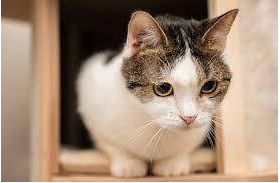
#> input picture opencv-operation/HighGUI/cat.jpg, 280 x 183 px
$ python imgResize.py
#> lines starting #> are read from the running program, lines starting #| are printed output that depends on the picture
import cv2
import numpy as np

"""
感觉线性插值更好
"""

def resize_func1(img):
    resized = cv2.resize(img, new_dimention,interpolation=cv2.INTER_LINEAR)
    return resized

def resize_func2(img):
    """指定缩放因子方式"""
    # resized2 = cv2.resize(img,None,fx=2,fy=2,interpolation=cv2.INTER_NEAREST)
    resized2 = cv2.resize(img, None, fx=2, fy=2, interpolation=cv2.INTER_LINEAR)
    return resized2

def resize_func3(img):
    dst = np.zeros((100,100,3),dtype='uint8')
    cv2.resize(img,dst=dst,dsize=(dst.shape[1],dst.shape[0]),fx=1.5,fy=2,interpolation=cv2.INTER_AREA)

    return dst


if __name__ == '__main__':
    img = cv2.imread('cat.jpg')
#> img is the input picture: shape (183, 280, 3); mean B, G, R 120.1, 139.9, 164.8
    height, width, channel = img.shape
#> height = 183; width = 280; channel = 3

    # 声明新的维度
    new_dimention = (400,400)
    resized1 = resize_func1(img)
#> in resize_func1, `resized = cv2.resize(img, new_dimention,interpolation=cv2.INTER_LINEAR)`:
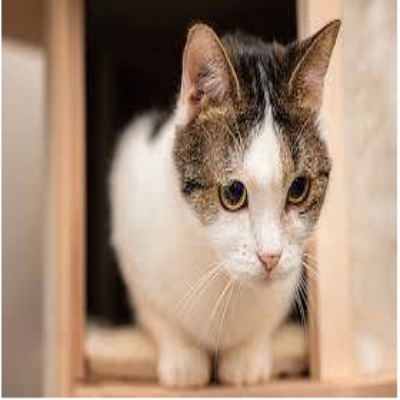
#> resized: shape (400, 400, 3); mean B, G, R 120, 139.8, 164.7
    resized2 = resize_func2(img)
#> in resize_func2, `resized2 = cv2.resize(img, None, fx=2, fy=2, interpolation=cv2.INTER_L..`:
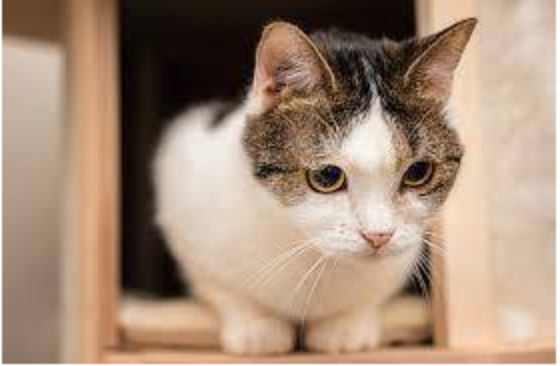
#> resized2: shape (366, 560, 3); mean B, G, R 120, 139.9, 164.8
    resized3 = resize_func3(img)
#> in resize_func3, `cv2.resize(img,dst=dst,dsize=(dst.shape[1],dst.shape[0]),fx=1.5,fy=2,i..`:
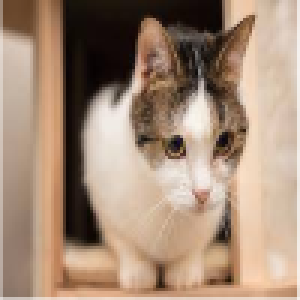
#> dst: shape (100, 100, 3) (shown 3 times larger); mean B, G, R 120.1, 139.9, 164.9


    cv2.imwrite('cat_resize1.jpg',resized1)
    cv2.imwrite('cat_resize2.jpg', resized2)
    cv2.imwrite('cat_resize3.jpg', resized3)
